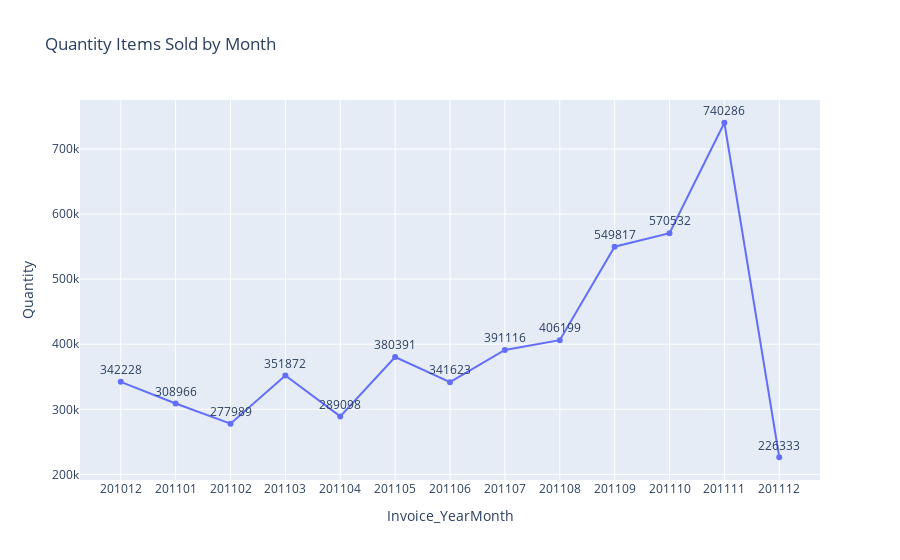

This figure's notebook cell:
### Code cell
df_monthly_items_sold['Invoice_YearMonth'] = df_monthly_items_sold['Invoice_YearMonth'].astype(str)
fig = px.line(df_monthly_items_sold, x="Invoice_YearMonth", y="Quantity", title="Quantity Items Sold by Month",text = 'Quantity')
fig.update_traces(textposition="top center")
fig.show()

### Figure 1 — Plotly figure (JSON) as saved in the notebook; plotly's stock layout.template omitted (floating-point values rounded to 4 significant figures)
{"data": [{"hovertemplate": "Invoice_YearMonth=%{x}<br>Quantity=%{text}<extra></extra>", "legendgroup": "", "line": {"color": "#636efa", "dash": "solid"}, "marker": {"symbol": "circle"}, "mode": "text+lines+markers", "name": "", "orientation": "v", "showlegend": false, "text": [342228, 308966, 277989, 351872, 289098, 380391, 341623, 391116, 406199, 549817, 570532, 740286, 226333], "textposition": "top center", "type": "scatter", "x": ["201012", "201101", "201102", "201103", "201104", "201105", "201106", "201107", "201108", "201109", "201110", "201111", "201112"], "xaxis": "x", "y": [342228, 308966, 277989, 351872, 289098, 380391, 341623, 391116, 406199, 549817, 570532, 740286, 226333], "yaxis": "y"}], "layout": {"legend": {"tracegroupgap": 0}, "title": {"text": "Quantity Items Sold by Month"}, "xaxis": {"anchor": "y", "domain": [0, 1], "title": {"text": "Invoice_YearMonth"}}, "yaxis": {"anchor": "x", "domain": [0, 1], "title": {"text": "Quantity"}}}}
